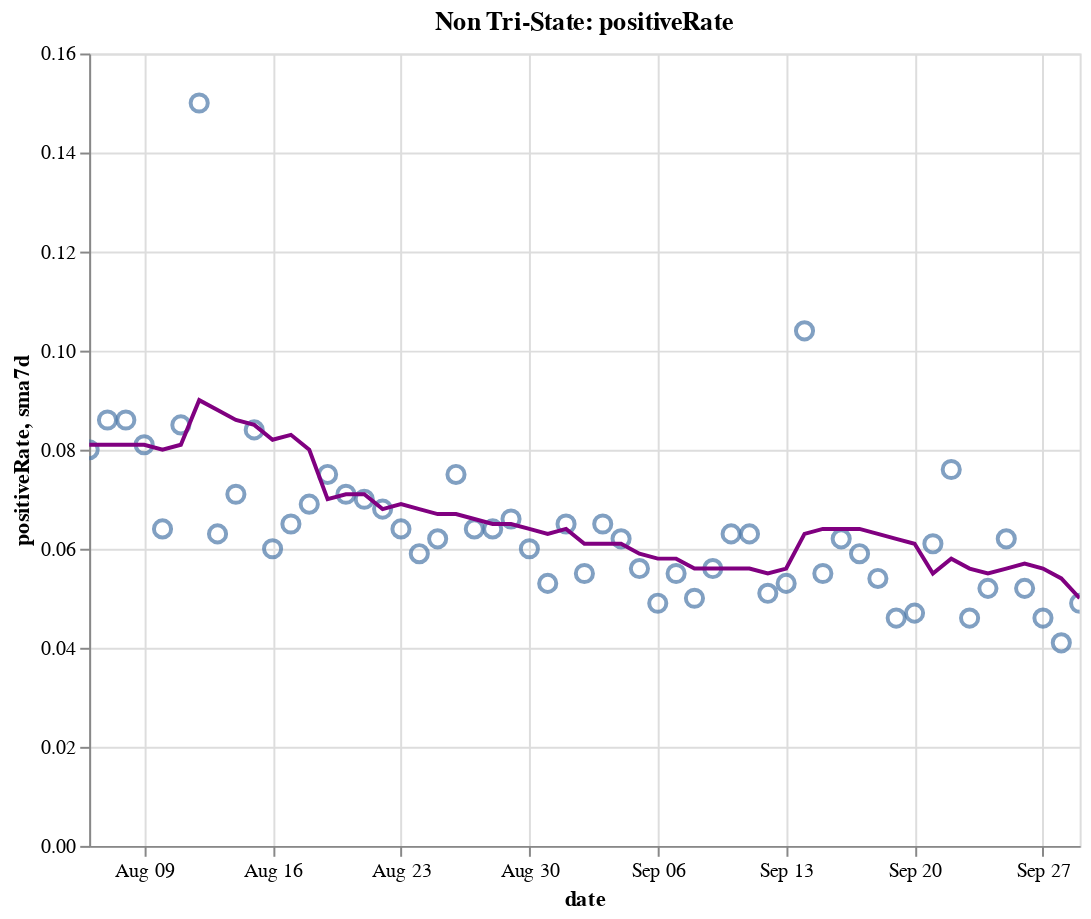

Source (notebook cell):
### Code cell
create_plot(non_tristate, 'positiveRate')

### Figure 1 — Vega-Lite specification as saved in the notebook (floating-point values rounded to 4 significant figures)
{"config": {"view": {"continuousWidth": 400, "continuousHeight": 300}}, "layer": [{"layer": [{"mark": {"type": "point", "size": 75}, "encoding": {"tooltip": [{"type": "temporal", "field": "date"}, {"type": "quantitative", "field": "positiveRate"}, {"type": "quantitative", "field": "sma7d"}], "x": {"type": "temporal", "field": "date"}, "y": {"type": "quantitative", "field": "positiveRate"}}, "selection": {"selector016": {"type": "interval", "bind": "scales", "encodings": ["x", "y"]}}}, {"mark": {"type": "line", "color": "purple"}, "encoding": {"x": {"type": "temporal", "field": "date"}, "y": {"type": "quantitative", "field": "sma7d"}}}]}, {"mark": {"type": "rule", "color": "#aaa"}, "encoding": {"x": {"type": "temporal", "field": "date"}}, "transform": [{"filter": {"selection": "selector015"}}]}, {"mark": "circle", "encoding": {"opacity": {"condition": {"value": 1, "selection": "selector015"}, "value": 0}, "tooltip": [{"type": "temporal", "field": "date"}, {"type": "quantitative", "field": "positiveRate"}, {"type": "quantitative", "field": "sma7d"}], "x": {"type": "temporal", "field": "date"}, "y": {"type": "quantitative", "field": "positiveRate"}}, "selection": {"selector015": {"type": "single", "encodings": ["x"], "on": "mouseover", "nearest": true, "empty": "none"}}}, {"mark": {"type": "text", "align": "left", "dx": 5, "dy": -5, "stroke": "white", "strokeWidth": 2}, "encoding": {"text": {"type": "quantitative", "field": "positiveRate"}, "tooltip": [{"type": "temporal", "field": "date"}, {"type": "quantitative", "field": "positiveRate"}, {"type": "quantitative", "field": "sma7d"}], "x": {"type": "temporal", "field": "date"}, "y": {"type": "quantitative", "field": "positiveRate"}}, "transform": [{"filter": {"selection": "selector015"}}]}, {"mark": {"type": "text", "align": "left", "dx": 5, "dy": -5}, "encoding": {"text": {"type": "quantitative", "field": "positiveRate"}, "tooltip": [{"type": "temporal", "field": "date"}, {"type": "quantitative", "field": "positiveRate"}, {"type": "quantitative", "field": "sma7d"}], "x": {"type": "temporal", "field": "date"}, "y": {"type": "quantitative", "field": "positiveRate"}}, "transform": [{"filter": {"selection": "selector015"}}]}], "data": {"name": "data-acde00c2b380818ee9bec9d4b3edf588"}, "height": 400, "title": "Non Tri-State: positiveRate", "width": 500, "$schema": "https://vega.github.io/schema/vega-lite/v4.8.1.json", "datasets": {"data-acde00c2b380818ee9bec9d4b3edf588": [{"date": "2020-08-06T00:00:00", "totalTestResultsIncrease": 660600.0, "positiveIncrease": 53090.0, "death": 106000.0, "deathIncrease": 1238.0, "positiveRate": 0.08, "state": "Non Tri-State", "sma7d": 0.081}, {"date": "2020-08-07T00:00:00", "totalTestResultsIncrease": 703300.0, "positiveIncrease": 60200.0, "death": 107300.0, "deathIncrease": 1313.0, "positiveRate": 0.086, "state": "Non Tri-State", "sma7d": 0.081}, {"date": "2020-08-08T00:00:00", "totalTestResultsIncrease": 613800.0, "positiveIncrease": 52640.0, "death": 108400.0, "deathIncrease": 1075.0, "positiveRate": 0.086, "state": "Non Tri-State", "sma7d": 0.081}, {"date": "2020-08-09T00:00:00", "totalTestResultsIncrease": 611300.0, "positiveIncrease": 49770.0, "death": 109000.0, "deathIncrease": 604.0, "positiveRate": 0.081, "state": "Non Tri-State", "sma7d": 0.081}, {"date": "2020-08-10T00:00:00", "totalTestResultsIncrease": 638600.0, "positiveIncrease": 41110.0, "death": 109400.0, "deathIncrease": 417.0, "positiveRate": 0.064, "state": "Non Tri-State", "sma7d": 0.08}, {"date": "2020-08-11T00:00:00", "totalTestResultsIncrease": 644500.0, "positiveIncrease": 54470.0, "death": 110700.0, "deathIncrease": 1307.0, "positiveRate": 0.085, "state": "Non Tri-State", "sma7d": 0.081}, {"date": "2020-08-12T00:00:00", "totalTestResultsIncrease": 366000.0, "positiveIncrease": 54950.0, "death": 112200.0, "deathIncrease": 1495.0, "positiveRate": 0.15, "state": "Non Tri-State", "sma7d": 0.09}, {"date": "2020-08-13T00:00:00", "totalTestResultsIncrease": 801600.0, "positiveIncrease": 50290.0, "death": 113400.0, "deathIncrease": 1145.0, "positiveRate": 0.063, "state": "Non Tri-State", "sma7d": 0.088}, {"date": "2020-08-14T00:00:00", "totalTestResultsIncrease": 763500.0, "positiveIncrease": 54220.0, "death": 114600.0, "deathIncrease": 1199.0, "positiveRate": 0.071, "state": "Non Tri-State", "sma7d": 0.086}, {"date": "2020-08-15T00:00:00", "totalTestResultsIncrease": 659400.0, "positiveIncrease": 55140.0, "death": 115800.0, "deathIncrease": 1200.0, "positiveRate": 0.084, "state": "Non Tri-State", "sma7d": 0.085}, {"date": "2020-08-16T00:00:00", "totalTestResultsIncrease": 701600.0, "positiveIncrease": 41870.0, "death": 116400.0, "deathIncrease": 611.0, "positiveRate": 0.06, "state": "Non Tri-State", "sma7d": 0.082}, {"date": "2020-08-17T00:00:00", "totalTestResultsIncrease": 563800.0, "positiveIncrease": 36790.0, "death": 116800.0, "deathIncrease": 394.0, "positiveRate": 0.065, "state": "Non Tri-State", "sma7d": 0.083}, {"date": "2020-08-18T00:00:00", "totalTestResultsIncrease": 574400.0, "positiveIncrease": 39820.0, "death": 118000.0, "deathIncrease": 1178.0, "positiveRate": 0.069, "state": "Non Tri-State", "sma7d": 0.08}, {"date": "2020-08-19T00:00:00", "totalTestResultsIncrease": 588800.0, "positiveIncrease": 43940.0, "death": 119400.0, "deathIncrease": 1402.0, "positiveRate": 0.075, "state": "Non Tri-State", "sma7d": 0.07}, {"date": "2020-08-20T00:00:00", "totalTestResultsIncrease": 605400.0, "positiveIncrease": 42940.0, "death": 120500.0, "deathIncrease": 1122.0, "positiveRate": 0.071, "state": "Non Tri-State", "sma7d": 0.071}, {"date": "2020-08-21T00:00:00", "totalTestResultsIncrease": 648200.0, "positiveIncrease": 45480.0, "death": 121600.0, "deathIncrease": 1109.0, "positiveRate": 0.07, "state": "Non Tri-State", "sma7d": 0.071}, {"date": "2020-08-22T00:00:00", "totalTestResultsIncrease": 666400.0, "positiveIncrease": 45160.0, "death": 122600.0, "deathIncrease": 1023.0, "positiveRate": 0.068, "state": "Non Tri-State", "sma7d": 0.068}, {"date": "2020-08-23T00:00:00", "totalTestResultsIncrease": 571000.0, "positiveIncrease": 36740.0, "death": 123200.0, "deathIncrease": 563.0, "positiveRate": 0.064, "state": "Non Tri-State", "sma7d": 0.069}, {"date": "2020-08-24T00:00:00", "totalTestResultsIncrease": 568300.0, "positiveIncrease": 33520.0, "death": 123500.0, "deathIncrease": 333.0, "positiveRate": 0.059, "state": "Non Tri-State", "sma7d": 0.068}, {"date": "2020-08-25T00:00:00", "totalTestResultsIncrease": 570700.0, "positiveIncrease": 35420.0, "death": 124600.0, "deathIncrease": 1138.0, "positiveRate": 0.062, "state": "Non Tri-State", "sma7d": 0.067}, {"date": "2020-08-26T00:00:00", "totalTestResultsIncrease": 570400.0, "positiveIncrease": 43020.0, "death": 125900.0, "deathIncrease": 1280.0, "positiveRate": 0.075, "state": "Non Tri-State", "sma7d": 0.067}, {"date": "2020-08-27T00:00:00", "totalTestResultsIncrease": 665500.0, "positiveIncrease": 42760.0, "death": 127000.0, "deathIncrease": 1116.0, "positiveRate": 0.064, "state": "Non Tri-State", "sma7d": 0.066}, {"date": "2020-08-28T00:00:00", "totalTestResultsIncrease": 706500.0, "positiveIncrease": 45410.0, "death": 128000.0, "deathIncrease": 1011.0, "positiveRate": 0.064, "state": "Non Tri-State", "sma7d": 0.065}, {"date": "2020-08-29T00:00:00", "totalTestResultsIncrease": 663000.0, "positiveIncrease": 43520.0, "death": 129100.0, "deathIncrease": 1005.0, "positiveRate": 0.066, "state": "Non Tri-State", "sma7d": 0.065}, {"date": "2020-08-30T00:00:00", "totalTestResultsIncrease": 645700.0, "positiveIncrease": 38510.0, "death": 129500.0, "deathIncrease": 463.0, "positiveRate": 0.06, "state": "Non Tri-State", "sma7d": 0.064}, {"date": "2020-08-31T00:00:00", "totalTestResultsIncrease": 571700.0, "positiveIncrease": 30020.0, "death": 129900.0, "deathIncrease": 357.0, "positiveRate": 0.053, "state": "Non Tri-State", "sma7d": 0.063}, {"date": "2020-09-01T00:00:00", "totalTestResultsIncrease": 635000.0, "positiveIncrease": 41220.0, "death": 130900.0, "deathIncrease": 1018.0, "positiveRate": 0.065, "state": "Non Tri-State", "sma7d": 0.064}, {"date": "2020-09-02T00:00:00", "totalTestResultsIncrease": 540600.0, "positiveIncrease": 29490.0, "death": 131900.0, "deathIncrease": 1015.0, "positiveRate": 0.055, "state": "Non Tri-State", "sma7d": 0.061}, {"date": "2020-09-03T00:00:00", "totalTestResultsIncrease": 667200.0, "positiveIncrease": 43350.0, "death": 133000.0, "deathIncrease": 1055.0, "positiveRate": 0.065, "state": "Non Tri-State", "sma7d": 0.061}, {"date": "2020-09-04T00:00:00", "totalTestResultsIncrease": 802200.0, "positiveIncrease": 50120.0, "death": 133900.0, "deathIncrease": 986.0, "positiveRate": 0.062, "state": "Non Tri-State", "sma7d": 0.061}, {"date": "2020-09-05T00:00:00", "totalTestResultsIncrease": 776500.0, "positiveIncrease": 43780.0, "death": 134900.0, "deathIncrease": 909.0, "positiveRate": 0.056, "state": "Non Tri-State", "sma7d": 0.059}, {"date": "2020-09-06T00:00:00", "totalTestResultsIncrease": 659500.0, "positiveIncrease": 32080.0, "death": 135300.0, "deathIncrease": 436.0, "positiveRate": 0.049, "state": "Non Tri-State", "sma7d": 0.058}, {"date": "2020-09-07T00:00:00", "totalTestResultsIncrease": 504200.0, "positiveIncrease": 27830.0, "death": 135500.0, "deathIncrease": 221.0, "positiveRate": 0.055, "state": "Non Tri-State", "sma7d": 0.058}, {"date": "2020-09-08T00:00:00", "totalTestResultsIncrease": 416800.0, "positiveIncrease": 20970.0, "death": 135900.0, "deathIncrease": 341.0, "positiveRate": 0.05, "state": "Non Tri-State", "sma7d": 0.056}, {"date": "2020-09-09T00:00:00", "totalTestResultsIncrease": 536600.0, "positiveIncrease": 30000.0, "death": 136900.0, "deathIncrease": 1073.0, "positiveRate": 0.056, "state": "Non Tri-State", "sma7d": 0.056}, {"date": "2020-09-10T00:00:00", "totalTestResultsIncrease": 574400.0, "positiveIncrease": 36180.0, "death": 138100.0, "deathIncrease": 1154.0, "positiveRate": 0.063, "state": "Non Tri-State", "sma7d": 0.056}, {"date": "2020-09-11T00:00:00", "totalTestResultsIncrease": 688000.0, "positiveIncrease": 43340.0, "death": 139100.0, "deathIncrease": 1002.0, "positiveRate": 0.063, "state": "Non Tri-State", "sma7d": 0.056}, {"date": "2020-09-12T00:00:00", "totalTestResultsIncrease": 800000.0, "positiveIncrease": 40790.0, "death": 139900.0, "deathIncrease": 804.0, "positiveRate": 0.051, "state": "Non Tri-State", "sma7d": 0.055}, {"date": "2020-09-13T00:00:00", "totalTestResultsIncrease": 628300.0, "positiveIncrease": 33430.0, "death": 140300.0, "deathIncrease": 379.0, "positiveRate": 0.053, "state": "Non Tri-State", "sma7d": 0.056}, {"date": "2020-09-14T00:00:00", "totalTestResultsIncrease": 312000.0, "positiveIncrease": 32380.0, "death": 140700.0, "deathIncrease": 391.0, "positiveRate": 0.104, "state": "Non Tri-State", "sma7d": 0.063}, {"date": "2020-09-15T00:00:00", "totalTestResultsIncrease": 618000.0, "positiveIncrease": 34110.0, "death": 141700.0, "deathIncrease": 1011.0, "positiveRate": 0.055, "state": "Non Tri-State", "sma7d": 0.064}, {"date": "2020-09-16T00:00:00", "totalTestResultsIncrease": 628300.0, "positiveIncrease": 38850.0, "death": 142900.0, "deathIncrease": 1184.0, "positiveRate": 0.062, "state": "Non Tri-State", "sma7d": 0.064}, {"date": "2020-09-17T00:00:00", "totalTestResultsIncrease": 705700.0, "positiveIncrease": 41870.0, "death": 143700.0, "deathIncrease": 856.0, "positiveRate": 0.059, "state": "Non Tri-State", "sma7d": 0.064}, {"date": "2020-09-18T00:00:00", "totalTestResultsIncrease": 855300.0, "positiveIncrease": 46070.0, "death": 144600.0, "deathIncrease": 883.0, "positiveRate": 0.054, "state": "Non Tri-State", "sma7d": 0.063}, {"date": "2020-09-19T00:00:00", "totalTestResultsIncrease": 955200.0, "positiveIncrease": 44090.0, "death": 145300.0, "deathIncrease": 735.0, "positiveRate": 0.046, "state": "Non Tri-State", "sma7d": 0.062}, {"date": "2020-09-20T00:00:00", "totalTestResultsIncrease": 744600.0, "positiveIncrease": 34980.0, "death": 145600.0, "deathIncrease": 322.0, "positiveRate": 0.047, "state": "Non Tri-State", "sma7d": 0.061}, {"date": "2020-09-21T00:00:00", "totalTestResultsIncrease": 621000.0, "positiveIncrease": 38010.0, "death": 145900.0, "deathIncrease": 281.0, "positiveRate": 0.061, "state": "Non Tri-State", "sma7d": 0.055}, {"date": "2020-09-22T00:00:00", "totalTestResultsIncrease": 629400.0, "positiveIncrease": 48120.0, "death": 146800.0, "deathIncrease": 842.0, "positiveRate": 0.076, "state": "Non Tri-State", "sma7d": 0.058}, {"date": "2020-09-23T00:00:00", "totalTestResultsIncrease": 817600.0, "positiveIncrease": 37340.0, "death": 147900.0, "deathIncrease": 1145.0, "positiveRate": 0.046, "state": "Non Tri-State", "sma7d": 0.056}, {"date": "2020-09-24T00:00:00", "totalTestResultsIncrease": 802800.0, "positiveIncrease": 42100.0, "death": 148800.0, "deathIncrease": 908.0, "positiveRate": 0.052, "state": "Non Tri-State", "sma7d": 0.055}, {"date": "2020-09-25T00:00:00", "totalTestResultsIncrease": 876300.0, "positiveIncrease": 53960.0, "death": 149700.0, "deathIncrease": 829.0, "positiveRate": 0.062, "state": "Non Tri-State", "sma7d": 0.056}, {"date": "2020-09-26T00:00:00", "totalTestResultsIncrease": 884900.0, "positiveIncrease": 46080.0, "death": 150500.0, "deathIncrease": 859.0, "positiveRate": 0.052, "state": "Non Tri-State", "sma7d": 0.057}, {"date": "2020-09-27T00:00:00", "totalTestResultsIncrease": 739800.0, "positiveIncrease": 33890.0, "death": 150800.0, "deathIncrease": 295.0, "positiveRate": 0.046, "state": "Non Tri-State", "sma7d": 0.056}, {"date": "2020-09-28T00:00:00", "totalTestResultsIncrease": 852100.0, "positiveIncrease": 34570.0, "death": 151100.0, "deathIncrease": 245.0, "positiveRate": 0.041, "state": "Non Tri-State", "sma7d": 0.054}, {"date": "2020-09-29T00:00:00", "totalTestResultsIncrease": 713700.0, "positiveIncrease": 35120.0, "death": 151800.0, "deathIncrease": 725.0, "positiveRate": 0.049, "state": "Non Tri-State", "sma7d": 0.05}]}}
